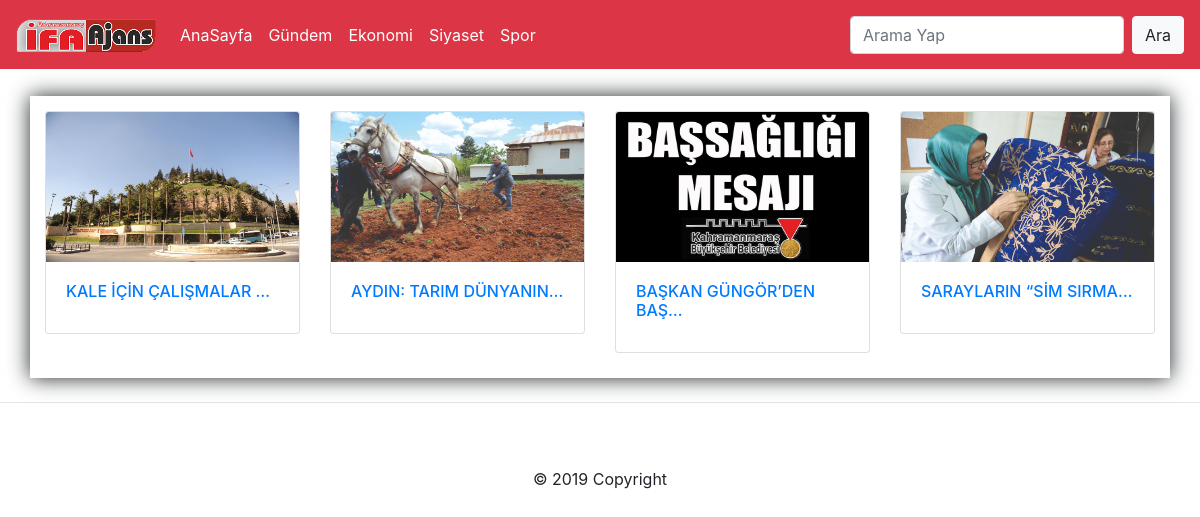
/gundem, run on the app's committed database.
### uygulama/models.py (models this page shows, shortened)
class Haberler(models.Model):
    kategori=models.ForeignKey('Kategori', on_delete=models.CASCADE, verbose_name="Kategori", related_name="posts")
    title=models.CharField(max_length=150, verbose_name="Başlık")
    metin=RichTextField(verbose_name="Açıklama")
    image=models.ImageField(null=True, blank=True)
    def get_absolute_url(self):
       return reverse('detail', kwargs={'id':self.id})
    class Meta:
        ordering = ['-id']

### uygulama/views.py (the view)
# urls.py: path('gundem', gundem, name="gundem"),
def gundem(request):
    post=Kategori.objects.get(id=1)
    liste=post.posts.all()
    context={
        'liste':liste,
    }
    return render(request, 'gundem.html', context)

### templates/gundem.html
{% extends 'base.html' %}
{% load static %}
{% block content %}
<div class="container">
    <div class="row">
        <div class="col-md-12" style="box-shadow: 0px 0px 20px;padding-top: 15px;padding-bottom: 15px;">
            <div class="row">
                {% for post in liste %}
                <div class="col-md-3" style="margin-bottom: 10px;">
                        <a href="{{ post.get_absolute_url }}" style="text-decoration: none;">
                                <div class="card">
                                    <img src="{{ post.image.url }}" class="card-img-top" style="height: 150px;">
                                    <div class="card-body">
                                      <h6 class="card-title">{{ post.title|truncatechars:22 }}</h6>
                                    </div>
                                  </div>
                                </a>
                </div>
                {% endfor %}
            </div>
        </div>
    </div>
</div>
{% endblock %}

### data on the page
Haberler: image (picture), title "KALE İÇİN ÇALIŞMALAR …"
Haberler: image (picture), title "AYDIN: TARIM DÜNYANIN…"
Haberler: image (picture), title "BAŞKAN GÜNGÖR’DEN BAŞ…"
Haberler: image (picture), title "SARAYLARIN “SİM SIRMA…"
